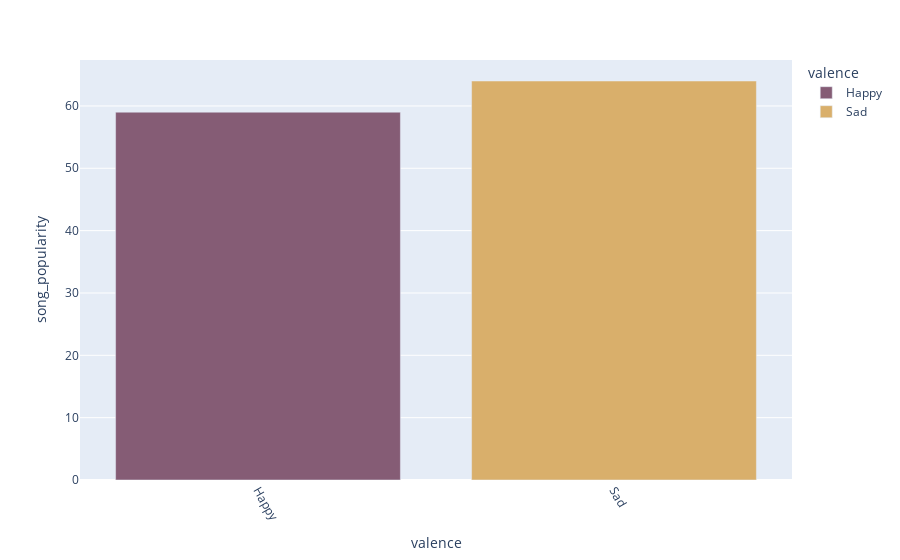

Notebook code cell kept with this figure:
### Markdown cell above
As we see in the feature explanations, audio valance describes the musical positiveness conveyed by a track (like sad or happiness - between 0 to 1). We supposed our threshold is 0.5.

### Code cell
valence_data = songdata.copy()
valence_data['valence'] = np.where(songdata['valence']>=0.5,'Happy','Sad')

fig = px.bar(valence_data.groupby('valence').median().reset_index(),
             x='valence',
             y='song_popularity',
             color='valence',
             color_discrete_sequence=px.colors.qualitative.Antique)
fig.update_xaxes(tickangle=60)
fig.show()

### Figure 1 — Plotly figure (JSON) as saved in the notebook; plotly's stock layout.template omitted (floating-point values rounded to 4 significant figures)
{"data": [{"alignmentgroup": "True", "hovertemplate": "valence=%{x}<br>song_popularity=%{y}<extra></extra>", "legendgroup": "Happy", "marker": {"color": "rgb(133, 92, 117)", "pattern": {"shape": ""}}, "name": "Happy", "offsetgroup": "Happy", "orientation": "v", "showlegend": true, "textposition": "auto", "type": "bar", "x": ["Happy"], "xaxis": "x", "y": [59], "yaxis": "y"}, {"alignmentgroup": "True", "hovertemplate": "valence=%{x}<br>song_popularity=%{y}<extra></extra>", "legendgroup": "Sad", "marker": {"color": "rgb(217, 175, 107)", "pattern": {"shape": ""}}, "name": "Sad", "offsetgroup": "Sad", "orientation": "v", "showlegend": true, "textposition": "auto", "type": "bar", "x": ["Sad"], "xaxis": "x", "y": [64], "yaxis": "y"}], "layout": {"barmode": "relative", "legend": {"title": {"text": "valence"}, "tracegroupgap": 0}, "margin": {"t": 60}, "xaxis": {"anchor": "y", "categoryarray": ["Happy", "Sad"], "categoryorder": "array", "domain": [0, 1], "tickangle": 60, "title": {"text": "valence"}}, "yaxis": {"anchor": "x", "domain": [0, 1], "title": {"text": "song_popularity"}}}}
